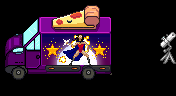

This is a level from a 2D game, rendered from its Tiled map with the project's own tilesets. A one-line summary and the complete map file follow:
An orthogonal 11x6 tile map with 16x16 px tiles, 8 tile layers (Back, Back2, Back3, Buildings, ...) and 2 objects (2x TileData).

<map version="1.8" tiledversion="1.8.5" orientation="orthogonal" renderorder="right-down" compressionlevel="0" width="11" height="6" tilewidth="16" tileheight="16" infinite="0" nextlayerid="26" nextobjectid="240">
 <editorsettings>
  <export format="tmx" />
 </editorsettings>
 <properties>
  <property name="DayTiles" value="AlwaysFront 13 87 907 AlwaysFront 18 57 907 AlwaysFront 33 57 907 AlwaysFront 39 43 907 AlwaysFront 45 37 907 AlwaysFront 66 85 907 AlwaysFront 42 77 907 AlwaysFront 22 84 907 AlwaysFront 39 53 907 AlwaysFront 23 51 907 AlwaysFront 14 66 907 AlwaysFront 66 68 907 AlwaysFront 76 74 907 Buildings 68 13 510" />
  <property name="Light" value="72 107 4 73 107 4 13 87 4 13 87 4 18 57 4 33 57 4 39 43 4 45 37 4 66 85 4 47 77 4 23 84 4 22 83 4 39 53 4 23 51 4 14 66 4 66 68 4 76 74 4 68 13 4" />
  <property name="NPCWarp" value="78 109 EastScarp_SeaCave 28 19 32 32 EastScarp__VetAwayWarpRoom 2 8 3 96 EastScarp__CatWarpRoom 2 5 35 39 EastScarp_DeepDark 21 16 74 -1 EastScarp_DeepMountains 60 60" />
  <property name="NightTiles" value="AlwaysFront 13 87 908 AlwaysFront 18 57 908 AlwaysFront 33 57 908 AlwaysFront 39 43 908 AlwaysFront 45 37 908 AlwaysFront 66 85 908 AlwaysFront 47 77 908 AlwaysFront 22 84 908 AlwaysFront 39 53 908 AlwaysFront 23 51 908 AlwaysFront 14 66 908 AlwaysFront 66 68 908 AlwaysFront 76 74 908 Buildings 68 13 507" />
  <property name="Outdoors" value="T" />
  <property name="Warp" value="100 47 EastScarp_Orchard 1 18 100 48 EastScarp_Orchard 1 18 100 49 EastScarp_Orchard 1 19 100 20 EastScarp_MineEntrance 0 22" />
 </properties>
 <tileset firstgid="1" name="spring_PizzaVan" tilewidth="16" tileheight="16" tilecount="45" columns="9">
  <image source="spring_PizzaVan.png" width="144" height="80" />
 </tileset>
 <layer id="1" name="Back" width="11" height="6">
  <data encoding="csv">
0,0,0,0,0,0,0,0,0,0,0,
0,0,0,0,0,0,0,0,0,0,0,
0,0,0,0,0,0,0,0,0,0,0,
0,0,0,0,0,0,0,0,0,0,0,
0,0,0,0,0,0,0,0,0,0,0,
0,0,0,0,0,0,0,0,0,0,0
</data>
 </layer>
 <objectgroup id="2" name="Back" />
 <layer id="14" name="Back2" width="11" height="6">
  <properties>
   <property name="Draw" value="Back" />
  </properties>
  <data encoding="csv">
0,0,0,0,0,0,0,0,0,0,0,
0,0,0,0,0,0,0,0,0,0,0,
0,0,0,0,0,0,0,0,0,0,0,
0,0,0,0,0,0,0,0,0,0,0,
0,0,0,0,0,0,0,0,0,0,0,
0,0,0,0,0,0,0,0,0,0,0
</data>
 </layer>
 <objectgroup id="15" name="Back2" />
 <layer id="16" name="Back3" width="11" height="6">
  <properties>
   <property name="Draw" value="Back" />
  </properties>
  <data encoding="csv">
0,0,0,0,0,0,0,0,0,0,0,
0,0,0,0,0,0,0,0,0,0,0,
0,0,0,0,0,0,0,0,0,0,0,
0,0,0,0,0,0,0,0,0,0,0,
0,0,0,0,0,0,0,0,0,0,0,
0,0,0,0,0,0,0,0,0,0,0
</data>
 </layer>
 <objectgroup id="17" name="Back3" />
 <layer id="3" name="Buildings" width="11" height="6">
  <data encoding="csv">
0,0,0,0,0,0,0,0,0,0,0,
0,0,0,0,0,0,0,0,0,0,0,
0,0,0,0,0,0,0,0,0,0,0,
28,29,30,31,0,0,34,0,0,0,44,
37,38,39,40,41,42,43,0,0,0,0,
0,0,0,0,0,0,0,0,0,0,0
</data>
 </layer>
 <objectgroup id="4" name="Buildings">
  <object id="238" name="TileData" x="48" y="64" width="32" height="16">
   <properties>
    <property name="Action" value="Message IncrediWoman" />
   </properties>
  </object>
  <object id="239" name="TileData" x="160" y="48" width="16" height="16">
   <properties>
    <property name="Action" value="Message CirrusStars" />
   </properties>
  </object>
 </objectgroup>
 <layer id="7" name="Paths" width="11" height="6">
  <data encoding="csv">
0,0,0,0,0,0,0,0,0,0,0,
0,0,0,0,0,0,0,0,0,0,0,
0,0,0,0,0,0,0,0,0,0,0,
0,0,0,0,0,0,0,0,0,0,0,
0,0,0,0,0,0,0,0,0,0,0,
0,0,0,0,0,0,0,0,0,0,0
</data>
 </layer>
 <objectgroup id="8" name="Paths" />
 <layer id="9" name="Front" width="11" height="6">
  <data encoding="csv">
0,0,0,0,0,0,0,0,0,0,0,
0,0,0,0,0,0,0,0,0,0,0,
19,20,21,0,0,0,25,0,0,0,0,
0,0,0,0,0,0,0,0,0,0,0,
0,0,0,0,0,0,0,0,0,0,0,
0,0,0,0,0,0,0,0,0,0,0
</data>
 </layer>
 <objectgroup id="10" name="Front" />
 <layer id="11" name="AlwaysFront" width="11" height="6">
  <data encoding="csv">
1,2,3,0,0,0,0,0,0,0,0,
10,11,12,13,14,15,16,0,0,0,0,
0,0,0,0,23,24,0,0,0,0,35,
0,0,0,0,32,33,0,0,0,0,0,
0,0,0,0,0,0,0,0,0,0,0,
0,0,0,0,0,0,0,0,0,0,0
</data>
 </layer>
 <objectgroup id="12" name="AlwaysFront" />
 <layer id="25" name="AlwaysFront2" width="11" height="6">
  <data encoding="csv">
0,0,3,4,5,6,7,0,0,0,0,
0,0,0,0,0,0,0,0,0,0,0,
0,0,0,22,0,0,0,0,0,0,0,
0,0,0,0,0,0,0,0,0,0,0,
0,0,0,0,0,0,0,0,0,0,0,
0,0,0,0,0,0,0,0,0,0,0
</data>
 </layer>
</map>
